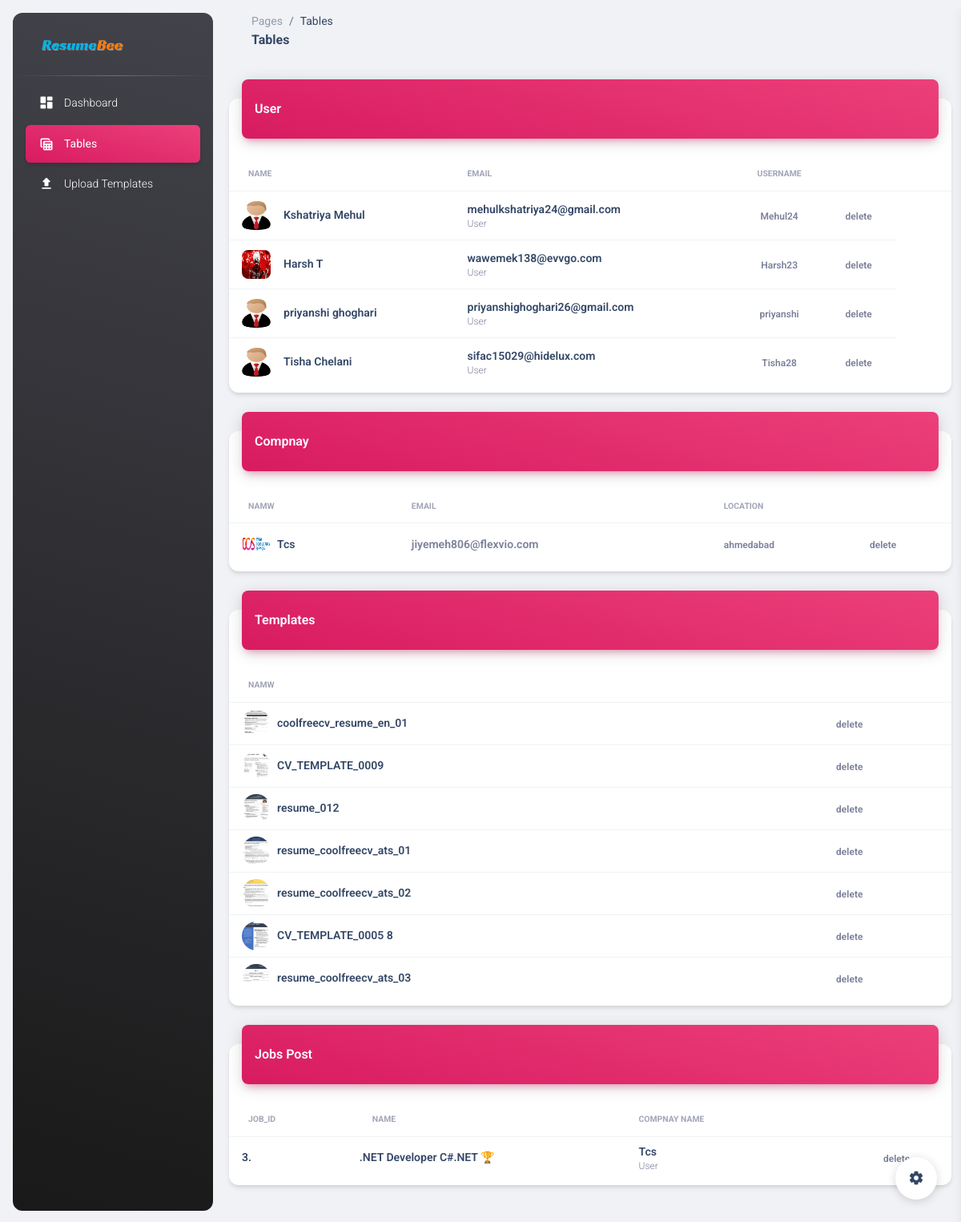
/table/, run on an earlier commit of the app's database.
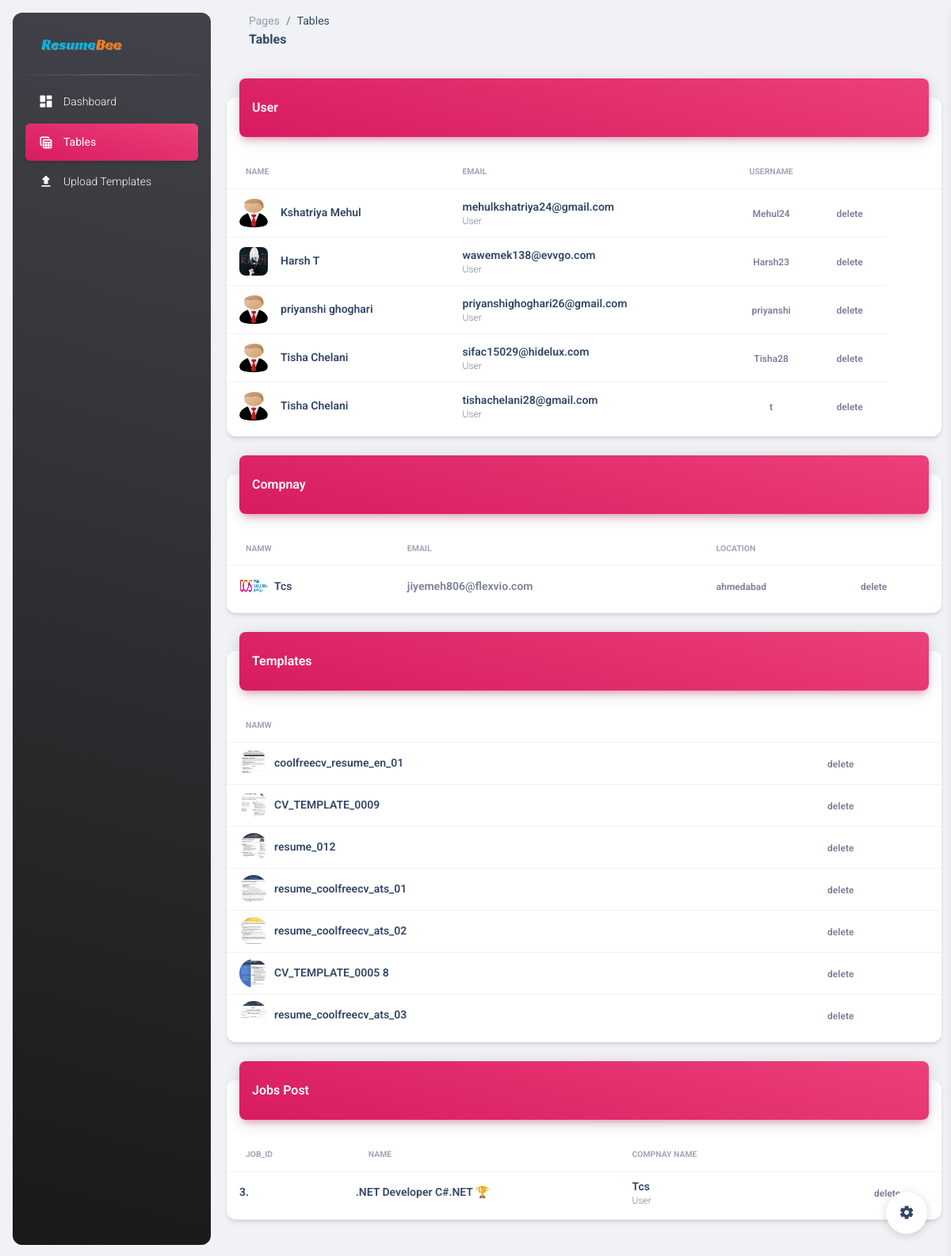
And on a later commit of the database.
### resume/models.py (models this page shows, shortened)
class User_t(models.Model):
     user_id = models.AutoField(primary_key=True)
     username = models.OneToOneField(User,on_delete=models.CASCADE,to_field='username')
     firstname = models.CharField(max_length=50)
     lastname = models.CharField(max_length=50)
     qualification = models.CharField(max_length=50,default=" ")
     email = models.EmailField(max_length=50)
     password = models.CharField(max_length=50)
     website = models.CharField(max_length=100,default="")
     instrgram = models.CharField(max_length=100,default="")
     linkdin = models.CharField(max_length=100,default="")
     profession = models.CharField(max_length=100,default="")
     u_img = models.ImageField(upload_to='images/user/',default="images/user.png")
     u_resume = models.FileField(upload_to='u_resume/',default="")
     r_pdf = models.FileField(upload_to='r_pdf/',default="")
     r_img = models.ImageField(upload_to='img_r/',default="")
     r_qr = models.ImageField(upload_to='qr/',default="")

class Company(models.Model):
     c_id = models.AutoField(primary_key=True)
     c_name = models.CharField(max_length=50,unique=True)
     c_email = models.OneToOneField(User,on_delete=models.CASCADE,to_field='username')
     c_password = models.CharField(max_length=50)
     c_location = models.CharField(max_length=50)
     website = models.CharField(max_length=100,default="")
     instrgram = models.CharField(max_length=100,default="")
     linkdin = models.CharField(max_length=100,default="")
     c_img = models.ImageField(upload_to='images/compnay/',default="images/company.png")
     def __str__(self):
          return self.c_name

class templates(models.Model):
     t_id = models.AutoField(primary_key=True)
     t_name = models.CharField(max_length=50)
     t_img = models.FileField(upload_to='t_img/',default="")
     t_file = models.FileField(upload_to='templates_pdf/',blank=False)

class job_vacancy(models.Model):
     jv_id = models.AutoField(primary_key=True,unique=True)
     jv_name = models.CharField(max_length=50,default="")
     jv_category = models.CharField(max_length=50,default="")
     jv_time = models.CharField(max_length=50,default="")
     jv_location = models.CharField(max_length=50,default="")
     jv_city = models.CharField(max_length=50,default="")
     jv_pincode = models.CharField(max_length=50,default="")
     jv_salary = models.CharField(max_length=50,default="none")
     jv_exprince = models.CharField(max_length=50, default="fresher")
     jv_function = models.CharField(max_length=50,default="")
     jv_description = models.TextField(max_length=100000,default="")
     jv_key_responsibilites = models.TextField(max_length=100000,default="")
     jv_requirements = models.TextField(max_length=100000,default="")
     c_id = models.ForeignKey(Company,on_delete=models.CASCADE,to_field='c_id')

### resume/views.py (the view)
# urls.py: path('table/',views.table,name='table'),
def table(request):
     user = User_t.objects.all()
     company = Company.objects.all()
     job = job_vacancy.objects.all()
     apply = apply_job.objects.all()
     template = templates.objects.all()
     return render(request,'admin/tables.html',{'user':user,'company':company,'job':job,'apply':apply,'template':template});

### templates/admin/tables.html (shortened to what the changed rows need)
<!DOCTYPE html>
<html lang="en">
<head>
  <link href="{% static 'css/nucleo-icons.css' %}" rel="stylesheet" />
  <link href="{% static 'css/nucleo-svg.css' %}" rel="stylesheet" />
  <link id="pagestyle" href="{% static 'css/dashboard.css' %}" rel="stylesheet" />
</head>
<body class="g-sidenav-show  bg-gray-200">
  <main class="main-content position-relative max-height-vh-100 h-100 border-radius-lg ">
    <div class="container-fluid py-4">
      <div class="row">
        <div class="col-12">
          <div class="card my-4">
            <div class="card-body px-0 pb-2">
              <div class="table-responsive p-0">
                <table class="table align-items-center mb-0">
                  <thead>
                    <tr>
                      <th class="text-uppercase text-secondary text-xxs font-weight-bolder opacity-7">Name</th>
                      <th class="text-uppercase text-secondary text-xxs font-weight-bolder opacity-7 ps-2">Email</th>
                      <th class="text-center text-uppercase text-secondary text-xxs font-weight-bolder opacity-7">Username</th>
                      <th class="text-center text-uppercase text-secondary text-xxs font-weight-bolder opacity-7"></th>
                      <th class="text-secondary opacity-7"></th>
                    </tr>
                  </thead>
                  <tbody>
                    {% for i in user %}
                    <tr>
                      <td>
                        <div class="d-flex px-2 py-1">
                          <div>
                            <img src="{{i.u_img.url}}" class="avatar avatar-sm me-3 border-radius-lg" alt="user1">
                          </div>
                          <div class="d-flex flex-column justify-content-center">
                            <h6 class="mb-0 text-sm">{{i.firstname}} {{i.lastname}}</h6>
                          </div>
                        </div>
                      </td>
                      <td>
                        <h6 class="mb-0 text-sm">{{i.email}}</h6>
                        <p class="text-xs text-secondary mb-0">User</p>
                      </td>
                      <td class="align-middle text-center">
                        <span class="text-secondary text-xs font-weight-bold">{{i.username}}</span>
                      </td>
                      <td class="align-middle">
                        <a href="{% url 'u_deletes' user_id=i.user_id %}" class="text-secondary font-weight-bold text-xs" data-toggle="tooltip" data-original-title="Edit user">
                          delete
                        </a>
                      </td>
                    </tr>
                    {% endfor %}
                  </tbody>
                </table>
              </div>
            </div>
          </div>
        </div>
      </div>
      <div class="row">
        <div class="col-12">
          <div class="card my-4">
            <div class="card-body px-0 pb-2">
              <div class="table-responsive p-0">
                <table class="table align-items-center justify-content-center mb-0">
                  <thead>
                    <tr>
                      <th class="text-uppercase text-secondary text-xxs font-weight-bolder opacity-7">Namw</th>
                      <th class="text-uppercase text-secondary text-xxs font-weight-bolder opacity-7 ps-2">Email</th>
                      <th class="text-uppercase text-secondary text-xxs font-weight-bolder opacity-7 ps-2">Location</th>
                      <th></th>
                    </tr>
                  </thead>
                  <tbody>
                    {% for c in company %}
                    <tr>
                      <td>
                        <div class="d-flex px-2">
                          <div>
                            <img src="{{c.c_img.url}}" class="avatar avatar-sm rounded-circle me-2" alt="spotify">
                          </div>
                          <div class="my-auto">
                            <h6 class="mb-0 text-sm">{{c.c_name}}</h6>
                          </div>
                        </div>
                      </td>
                      <td>
                        <p class="text-sm font-weight-bold mb-0">{{c.c_email}}</p>
                      </td>
                      <td>
                        <span class="text-xs font-weight-bold">{{c.c_location}}</span>
                      </td>
                      <td class="align-middle">
                        <a href="{% url 'c_deletes' c_id=c.c_id %}" class="text-secondary font-weight-bold text-xs" data-toggle="tooltip" data-original-title="Edit user">
                          delete
                        </a>
                      </td>
                    </tr>
                    {% endfor %}
                  </tbody>
                </table>
              </div>
            </div>
          </div>
        </div>
      </div>
      <div class="row">
        <div class="col-12">
          <div class="card my-4">
            <div class="card-body px-0 pb-2">
              <div class="table-responsive p-0">
                <table class="table align-items-center justify-content-center mb-0">
                  <thead>
                    <tr>
                      <th class="text-uppercase text-secondary text-xxs font-weight-bolder opacity-7">Namw</th>
                      <th></th>
                    </tr>
                  </thead>
                  <tbody>
                    {% for t in template %}
                    <tr>
                      <td>
                        <div class="d-flex px-2">
                          <div>
                            <img src="{{t.t_img.url}}" class="avatar avatar-sm rounded-circle me-2" alt="spotify">
                          </div>
                          <div class="my-auto">
                            <h6 class="mb-0 text-sm">{{t.t_name}}</h6>
                          </div>
                        </div>
                      </td>
                      <td class="align-middle">
                        <a href="{% url 't_deletes' t_id=t.t_id %}" class="text-secondary font-weight-bold text-xs" data-toggle="tooltip" data-original-title="Edit user">
                          delete
                        </a>
                      </td>
                    </tr>
                    {% endfor %}
                  </tbody>
                </table>
              </div>
            </div>
          </div>
        </div>
      </div>
      <div class="row">
        <div class="col-12">
          <div class="card my-4">
            <div class="card-body px-0 pb-2">
              <div class="table-responsive p-0">
                <table class="table align-items-center mb-0">
                  <thead>
                    <tr>
                      <th class="text-uppercase text-secondary text-xxs font-weight-bolder opacity-7">Job_Id  </th>
                      <th class="text-uppercase text-secondary text-xxs font-weight-bolder opacity-7">Name</th>
                      <th class="text-uppercase text-secondary text-xxs font-weight-bolder opacity-7 ps-2">Compnay Name</th>
                      <th class="text-center text-uppercase text-secondary text-xxs font-weight-bolder opacity-7"></th>
                      <th class="text-secondary opacity-7"></th>
                    </tr>
                  </thead>
                  <tbody>
                    {% for i in job %}
                    <tr>
                      <td>
                        <div class="d-flex px-2 py-1">
                          <div class="d-flex flex-column justify-content-center">
                            <h6 class="mb-0 text-sm">{{i.jv_id}}.</h6>
                          </div>
                        </div>
                      </td>
                      <td>
                          </div>
                          <div class="d-flex flex-column justify-content-center">
                            <h6 class="mb-0 text-sm">{{i.jv_name}} </h6>
                          </div>
                        </div>
                      <td>
                        <h6 class="mb-0 text-sm">{{i.c_id}}</h6>
                        <p class="text-xs text-secondary mb-0">User</p>
                      </td>
                      <td class="align-middle text-center">
                      </td>
                      <td class="align-middle">
                        <a href="{% url 'j_deletes' jv_id=i.jv_id %}" class="text-secondary font-weight-bold text-xs" data-toggle="tooltip" data-original-title="Edit user">
                          delete
                        </a>
                      </td>
                    {% endfor %}
              </div>
            </div>
          </div>
        </div>
  </main>
</body>
</html>

What changed in the data, as far as the page shows it:
changed User_t "Harsh": u_img: a different picture
added User_t: u_img (placeholder picture), firstname "Tisha", lastname "Chelani", email "tishachelani28@gmail.com", username "t"
